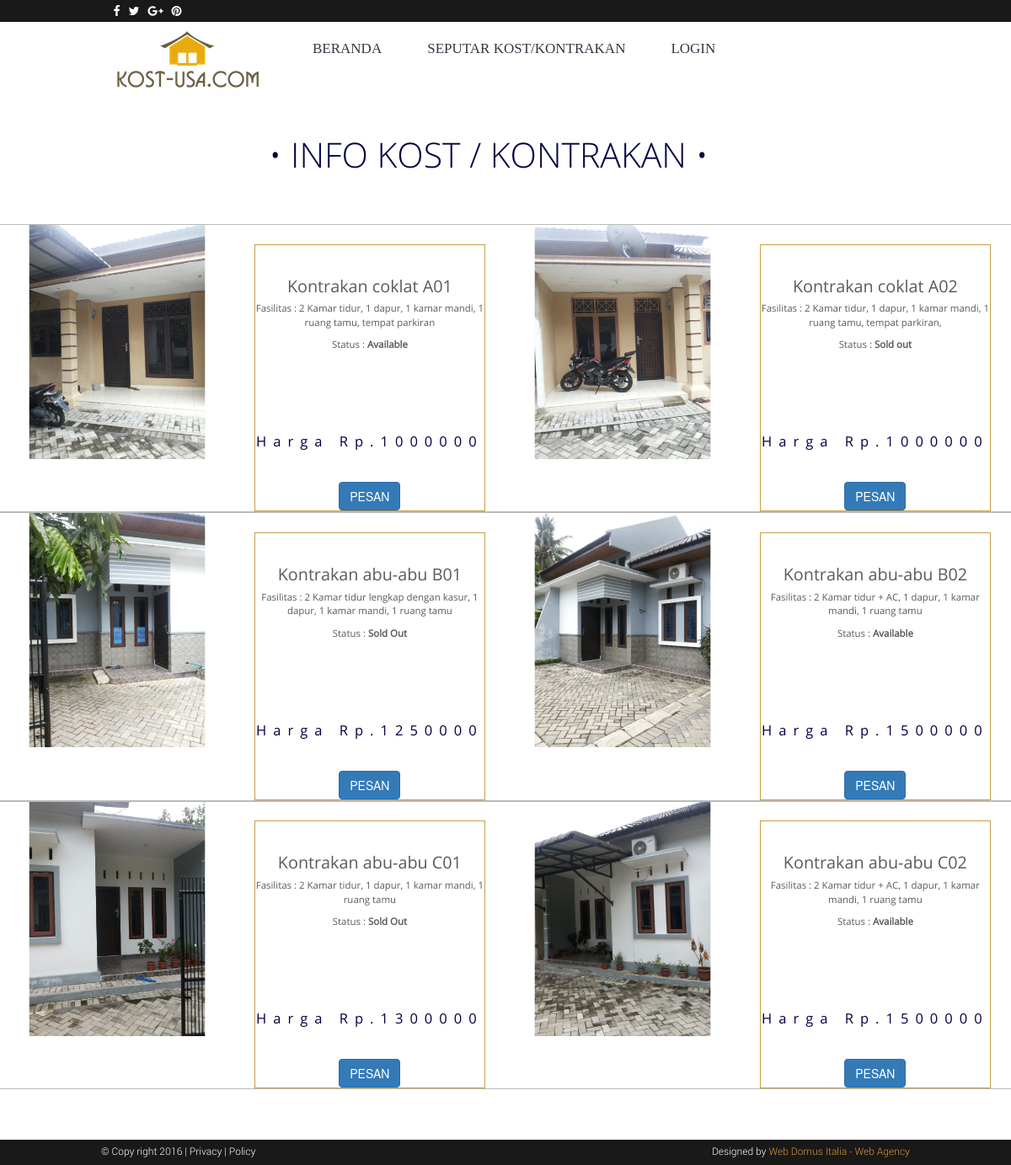
The app's page /index.php/welcome/info with its own data.
### tables this page shows
CREATE TABLE `hunian` (
  `id_hunian` int(15) NOT NULL,
  `nama_hunian` varchar(100) NOT NULL,
  `jenis_hunian` varchar(100) NOT NULL,
  `deskripsi_hunian` text NOT NULL,
  `status_hunian` varchar(100) NOT NULL,
  `harga_hunian` int(15) NOT NULL,
  `gambar` varchar(300) NOT NULL
);

### application/controllers/Welcome.php (called while the page is built, shortened)
<?php
class Welcome extends CI_Controller {
function __construct()
{
	$this->load->model('Hunian_model');
	$this->load->model('Member_model');
	$this->load->model('Sewa_model');
	$this->load->helper(array('url'));
}
	public function info()
	{
		$data['hunian'] = $this->Hunian_model->ambil_data();
		$this->load->view('Member/Info',$data);
	}
}

### index.php (called while the page is built, shortened)
<?php
require_once BASEPATH.'core/CodeIgniter.php';

### application/models/Hunian_model.php (called while the page is built, shortened)
<?php
class Hunian_model extends CI_Model
{
	public $hunian			= 'hunian';
	public $id				= 'id_hunian';
	public $order			= 'ASC';
	function ambil_data()
	{
		$this->db->order_by($this->id,$this->order);
		return $this->db->get($this->hunian)->result();
	}
}
 ?>

### application/views/Member/Info.php (the view, shortened to what this page needs)
<div class="allcontain">
	<div class="feturedsection">
		<h1 class="text-center"><span class="bdots">&bullet; INFO KOST / KONTRAKAN  &bullet; </span></h1>
	</div>
	<div class="feturedimage">
		<div class="row firstrow">
			<?php foreach ($hunian as $key => $value) { ?>
			<div class="col-lg-6 costumcol colborder1">
				<div class="row costumrow">
					<div class="col-xs-12 col-sm-6 col-md-6 col-lg-6 img1colon">
						<img src="<?php echo site_url()?>assets/admin/uploads/<?php echo $value->gambar; ?>" alt="">
					</div>
					<div class="col-xs-12 col-sm-6 col-md-6 col-lg-6 txt1colon ">
						<div class="featurecontant">
							<h1><?php echo $value->nama_hunian; ?></h1>
							<p>Fasilitas : <?php echo $value->deskripsi_hunian; ?></p>
							<p>Status : <b><?php echo $value->status_hunian; ?></b></p>
							<h2>Harga Rp.<?php echo $value->harga_hunian; ?></h2><br>
							<center><a  href="<?php echo base_url()."Welcome/Regis";?>" class="btn btn-primary">PESAN</a></center>
						</div>
					</div>
				</div>
			</div><?php } ?>
		</div>
	</div>
</div>
<br>
<br>
<br>

### assets/style/mystyle.css (style rules this page uses)
.allcontain { max-width: 1366px; margin-left: auto; margin-right: auto; }
.feturedsection>h1 { font-family: "OpenSans-Light"; font-size: 41px; padding-top: 46px; padding-bottom: 50px; color: #020243; }
.bdots { padding-right: 40px; }
.row { padding: 0px; margin: 0px; }
.img1colon { max-width:46.3%; }
.img1colon>img { width: 100%; }
.costumrow { border-top: 1px solid #BABABA; border-bottom: 1px solid #BABABA; }
.txt1colon { width: 53.7%; }
.featurecontant { width:85%; height: auto; border: 1px solid #C59E47; margin-top: 7%; margin-right: auto; margin-left: auto; }
.featurecontant>h1 { font-family: "OpenSans Regular"; font-size: 19.8px; text-align: center; color: #5B5B5B; margin-top:14%; margin-bottom: 8px; }
.featurecontant>p { font-family: "OpenSans Regular"; font-size: 11.44px; text-align: center; color: #5B5B5B; }
.featurecontant>h2 { font-family: "OpenSans Regular"; font-size: 12.41pt; color: #020243; text-align: center; letter-spacing: 8px; margin-top: 36%; margin-bottom: 19px; }

### records on screen
hunian: gambar (picture), nama_hunian "Kontrakan coklat A01", deskripsi_hunian "2 Kamar tidur, 1 dapur, 1 kamar mandi, 1 ruang tamu, tempat parkiran", status_hunian "Available", harga_hunian "1000000"
hunian: gambar (picture), nama_hunian "Kontrakan coklat A02", deskripsi_hunian "2 Kamar tidur, 1 dapur, 1 kamar mandi, 1 ruang tamu, tempat parkiran,", status_hunian "Sold out", harga_hunian "1000000"
hunian: gambar (picture), nama_hunian "Kontrakan abu-abu B01", deskripsi_hunian "2 Kamar tidur lengkap dengan kasur, 1 dapur, 1 kamar mandi, 1 ruang tamu", status_hunian "Sold Out", harga_hunian "1250000"
hunian: gambar (picture), nama_hunian "Kontrakan abu-abu B02", deskripsi_hunian "2 Kamar tidur + AC, 1 dapur, 1 kamar mandi, 1 ruang tamu", status_hunian "Available", harga_hunian "1500000"
hunian: gambar (picture), nama_hunian "Kontrakan abu-abu C01", deskripsi_hunian "2 Kamar tidur, 1 dapur, 1 kamar mandi, 1 ruang tamu", status_hunian "Sold Out", harga_hunian "1300000"
hunian: gambar (picture), nama_hunian "Kontrakan abu-abu C02", deskripsi_hunian "2 Kamar tidur + AC, 1 dapur, 1 kamar mandi, 1 ruang tamu", status_hunian "Available", harga_hunian "1500000"
